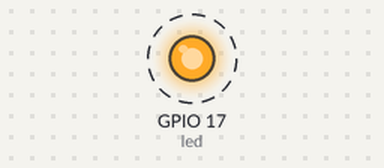
Bench run of a program on a simulated Raspberry Pi (BCM pin numbers). Shown: output pins drawn as LEDs (lit = HIGH). Dashed ring = blinking.

Above: at 0.5 s.
Timing chart, 0 to 4.6 s (numbered marks = the images above):
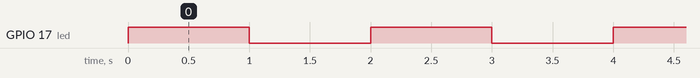

The program:

led-remote.py
```python
#import libraries
from gpiozero.pins.pigpio import PiGPIOFactory
from gpiozero import LED
from time import sleep

# Define our factory
factory = PiGPIOFactory(host='192.168.0.12')

# Define the LED
led = LED(17, pin_factory=factory)

# Blink the LED indefinitely
while True:
    led.on()
    sleep(1)
    led.off()
    sleep(1)
```

Measured:
- by itself, GPIO 17 (led): alternates HIGH for 1.0 s and LOW for 1.0 s
